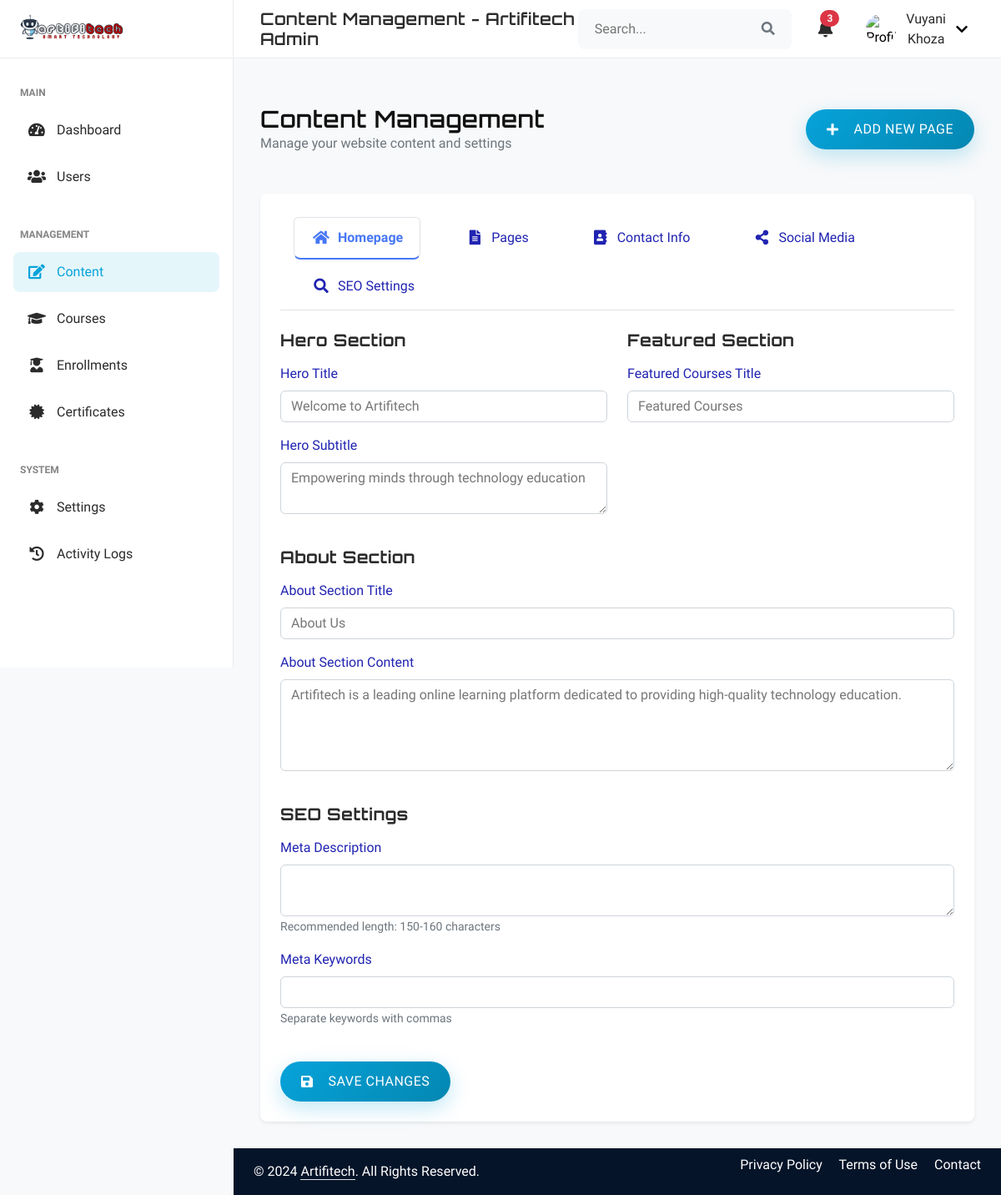
/back_office/content_management.php (signed in), run on the app's committed database.
### tables this page shows
CREATE TABLE `site_content` (
  `id` int(11) NOT NULL,
  `hero_title` varchar(255) NOT NULL,
  `hero_subtitle` text DEFAULT NULL,
  `featured_courses_title` varchar(255) DEFAULT NULL,
  `about_section_title` varchar(255) DEFAULT NULL,
  `about_section_content` text DEFAULT NULL,
  `created_at` timestamp NULL DEFAULT current_timestamp(),
  `updated_at` timestamp NULL DEFAULT current_timestamp() ON UPDATE current_timestamp()
);

### back_office/content_management.php (the view, shortened to what this page needs)
<?php
try {
    $conn = getDBConnection();
    $stmt = $conn->query("SELECT * FROM site_content WHERE id = 1");
    $homepage_content = $stmt->fetch(PDO::FETCH_ASSOC);
} catch (Exception $e) {
    error_log("Error fetching content: " . $e->getMessage());
    $error = "An error occurred while loading the content";
}
?>
<div class="content-header mb-4">
    <div class="row align-items-center">
        <div class="col">
            <h1 class="h3 mb-0">Content Management</h1>
            <p class="text-muted mb-0">Manage your website content and settings</p>
        </div>
        <div class="col-auto">
            <button type="button" class="btn btn-primary" data-bs-toggle="modal" data-bs-target="#addPageModal">
                <i class="fas fa-plus me-2"></i>Add New Page
            </button>
        </div>
    </div>
</div>
<div class="card border-0 shadow-sm">
    <div class="card-body">
        <ul class="nav nav-tabs" role="tablist">
            <li class="nav-item">
                <a class="nav-link active" data-bs-toggle="tab" href="#homepage">
                    <i class="fas fa-home me-2"></i>Homepage
                </a>
            </li>
            <li class="nav-item">
                <a class="nav-link" data-bs-toggle="tab" href="#pages">
                    <i class="fas fa-file-alt me-2"></i>Pages
                </a>
            </li>
            <li class="nav-item">
                <a class="nav-link" data-bs-toggle="tab" href="#contact">
                    <i class="fas fa-address-book me-2"></i>Contact Info
                </a>
            </li>
            <li class="nav-item">
                <a class="nav-link" data-bs-toggle="tab" href="#social">
                    <i class="fas fa-share-alt me-2"></i>Social Media
                </a>
            </li>
            <li class="nav-item">
                <a class="nav-link" data-bs-toggle="tab" href="#seo">
                    <i class="fas fa-search me-2"></i>SEO Settings
                </a>
            </li>
        </ul>
        <div class="tab-content mt-4">
            <div class="tab-pane fade show active" id="homepage">
                <form method="POST" class="needs-validation" novalidate>
                    <div class="row mb-4">
                        <div class="col-md-6">
                            <h5 class="mb-3">Hero Section</h5>
                            <div class="mb-3">
                                <label class="form-label">Hero Title</label>
                                <input type="text" class="form-control" name="hero_title"
                                       value="<?php echo htmlspecialchars($homepage_content['hero_title'] ?? ''); ?>" required>
                            </div>
                            <div class="mb-3">
                                <label class="form-label">Hero Subtitle</label>
                                <textarea class="form-control" name="hero_subtitle" rows="2" required><?php
                                    echo htmlspecialchars($homepage_content['hero_subtitle'] ?? '');
                                ?></textarea>
                            </div>
                        </div>
                        <div class="col-md-6">
                            <h5 class="mb-3">Featured Section</h5>
                            <div class="mb-3">
                                <label class="form-label">Featured Courses Title</label>
                                <input type="text" class="form-control" name="featured_courses_title"
                                       value="<?php echo htmlspecialchars($homepage_content['featured_courses_title'] ?? ''); ?>" required>
                            </div>
                        </div>
                    </div>
                    <div class="row mb-4">
                        <div class="col-12">
                            <h5 class="mb-3">About Section</h5>
                            <div class="mb-3">
                                <label class="form-label">About Section Title</label>
                                <input type="text" class="form-control" name="about_title"
                                       value="<?php echo htmlspecialchars($homepage_content['about_section_title'] ?? ''); ?>" required>
                            </div>
                            <div class="mb-3">
                                <label class="form-label">About Section Content</label>
                                <textarea class="form-control rich-editor" name="about_content" rows="4" required><?php
                                    echo htmlspecialchars($homepage_content['about_section_content'] ?? '');
                                ?></textarea>
                            </div>
                        </div>
                    </div>
                    <div class="row mb-4">
                        <div class="col-12">
                            <h5 class="mb-3">SEO Settings</h5>
                            <div class="mb-3">
                                <label class="form-label">Meta Description</label>
                                <textarea class="form-control" name="meta_description" rows="2"><?php
                                ?></textarea>
                                <small class="text-muted">Recommended length: 150-160 characters</small>
                            </div>
                            <div class="mb-3">
                                <label class="form-label">Meta Keywords</label>
                                <input type="text" class="form-control" name="meta_keywords"
                                       value="<?php echo htmlspecialchars($homepage_content['meta_keywords'] ?? ''); ?>">
                                <small class="text-muted">Separate keywords with commas</small>
                            </div>
                        </div>
                    </div>
                    <button type="submit" class="btn btn-primary">
                        <i class="fas fa-save me-2"></i>Save Changes
                    </button>
                </form>
            </div>
        </div>
    </div>
</div>
<?php
include 'admin_template.php';
?>

### css/style.css (style rules this page uses)
:root { --primary: #2563eb; --primary-dark: #1d4ed8; --primary-light: #3b82f6; --secondary: #10b981; --secondary-dark: #059669; --light: #f8fafc; --dark: #0f172a; --heading-font: 'Orbitron', sans-serif; --body-font: 'Exo 2', sans-serif; --primary-rgb: 37, 99, 235; --secondary-rgb: 16, 185, 129; --gray-100: #f1f5f9; --gray-200: #e2e8f0; --gray-300: #cbd5e1; --gray-400: #94a3b8; --gray-500: #64748b; --gray-600: #475569; --gray-700: #334155; --gray-800: #1e293b; --gray-900: #0f172a; }
.btn { display: inline-flex; align-items: center; gap: 10px; padding: 12px 25px; border-radius: 50px; font-weight: 600; transition: all 0.3s ease; position: relative; overflow: hidden; border: none; box-shadow: 0 6px 20px rgba(0, 0, 0, 0.12); }
.btn.btn-primary { background: linear-gradient(135deg, var(--primary), var(--primary-dark)); color: var(--light); border: none; box-shadow: 0 8px 25px rgba(var(--primary-rgb), 0.25); }
h1, h2, h3, h4, h5, h6, .h1, .h2, .h3, .h4, .h5, .h6 { font-family: var(--heading-font); font-weight: 600; letter-spacing: 0.5px; }
body { font-family: var(--body-font); font-weight: 400; }
.btn { font-family: var(--body-font); font-weight: 500; letter-spacing: 0.5px; text-transform: uppercase; }
.card { border: none; border-radius: 15px; box-shadow: 0 8px 30px rgba(0, 0, 0, 0.08); transition: all 0.3s ease; }
.card-body { padding: 1.5rem; }
html { font-size: 16px; }
h1, h2, h3, h4, h5, h6 { font-family: var(--heading-font); font-weight: 700; line-height: 1.2; color: var(--text-primary); }
h1 { font-size: 2.5rem; }
h5 { font-size: 1.25rem; }
.btn { box-shadow: 0 6px 20px rgba(0, 0, 0, 0.12); }
.btn.btn-primary { box-shadow: 0 8px 25px rgba(var(--primary-rgb), 0.25); }
.card { box-shadow: 0 8px 30px rgba(0, 0, 0, 0.08); }

### css/back-office.css (style rules this page uses)
:root { --bg-primary: #f8f9fa; --bg-secondary: #ffffff; --text-primary: #2B2B2B; --text-secondary: #6c757d; --text-muted: #858585; --border-color: #e9ecef; --primary: #06A3DA; --primary-rgb: 6, 163, 218; --primary-dark: #0487B1; --header-height: 70px; --sidebar-width: 280px; --content-padding: 2rem; --transition-base: all 0.3s ease; --shadow-sm: 0 0.125rem 0.25rem rgba(0, 0, 0, 0.075); --shadow-lg: 0 1rem 3rem rgba(0, 0, 0, 0.175); }
.nav-item { padding: 0.25rem 1rem; }
.nav-link { display: flex; align-items: center; padding: 0.75rem 1rem; color: var(--text-primary); border-radius: 8px; transition: var(--transition-base); }
.nav-link i { width: 24px; font-size: 1.1rem; margin-right: 12px; text-align: center; }
.nav-link:hover, .nav-link.active { color: var(--primary); background: rgba(var(--primary-rgb), 0.1); }

### css/dashboard-common.css (style rules this page uses)
:root { --primary: #06A3DA; --primary-dark: #0487B1; --primary-rgb: 6, 163, 218; --secondary: #34AD54; --secondary-rgb: 52, 173, 84; --dark: #0B2154; --light: #ffffff; --header-height: 70px; --sidebar-width: 280px; --heading-font: 'Orbitron', sans-serif; --body-font: 'Exo 2', sans-serif; }

### back_office/content_management.php (style rules this page uses)
.nav-tabs .nav-link { color: #2124B1; font-weight: 500; padding: 0.75rem 1.25rem; }
.nav-tabs .nav-link.active { color: #4777F5; font-weight: 600; border-bottom: 2px solid #4777F5; }
.form-label { font-weight: 500; color: #2124B1; margin-bottom: 0.5rem; }
.card { border-radius: 0.5rem; }
.content-header { padding: 1.5rem 0; }
.rich-editor { min-height: 200px; }

### data on the page
site_content: hero_title "Welcome to Artifitech", hero_subtitle "Empowering minds through technology education", featured_courses_title "Featured Courses", about_title "About Us", about_content "Artifitech is a leading online learning platform dedicated to providing high-quality technology education."

### other printed values
$title "Content Management - Artifitech Admin"
$_SESSION['user_name'] "Vuyani Khoza"
